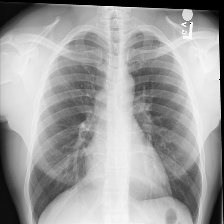
#> input picture data/Normal-1062.png, 224 x 224 px, given as the content of the folder Downloads/archive/TB_Chest_Radiography_Database/Tuberculosis, which was not available
$ python fix_tb.py
#> lines starting #> are read from the running program, lines starting #| are printed output that depends on the picture; pictures that were not available may be replaced by others from this repository, and a replacement may not be noted
### preprocessing.py
'''
Contains utility functions for preprocessing data
'''

import os
import math
import cv2
import tensorflow.compat.v1 as tf
import numpy as np

RESIZE_SHAPE = (224, 224)

# Create the average mask
avg_train_intensity = (0.531459229, 0.531459229, 0.531459229)

avg_mask = np.zeros((*RESIZE_SHAPE, 3))
black_mask = np.zeros((*RESIZE_SHAPE, 3))
for r in range(len(avg_mask)):
    for c in range(len(avg_mask[0])):
        # Hardcoded values for the corners.
        if r < 45 and (c < 45 or c > 178):
            avg_mask[r][c] = avg_train_intensity
            black_mask[r][c] = (0, 0, 0)
        else:
            black_mask[r][c] = (1, 1, 1)

'''
Detects if a row or column is padding.
If the row is comprised of the same value, from 0-5, or 250-255 then it is padding
'''
def is_padding(row):
    padding = False
    for i in range(6):
        if not np.count_nonzero(np.subtract(row,i)):
            padding = True
    for i in range(250, 256):
        if not np.count_nonzero(np.subtract(row,i)):
            padding = True
    return padding

# [74 lines left out: function preprocess_image_inference, not called in this run]


def preprocess_image(image_path, image_size=RESIZE_SHAPE):
    '''
    Processes the image according to how the data was cleaned. Skips
    the preprocessing steps done in the DSI.
    '''
#> called with image_path = '_only/Normal-1062.png', image_size = (224, 224)

    # Read in the image as color, then split and use only the B channel
    image_color = cv2.imread(image_path, 1)
#> image_color is the input picture: shape (224, 224, 3); min 0, max 255, mean 160.1
    b, g, r = cv2.split(image_color)
    height, width = b.shape
#> height = 224; width = 224
    image = b.copy()

    # Starting from the top, look at each row and mark those that are entirely black.
    # Stop once we reach a row with a non-black pixel. Repeat starting from the bottom.
    min_y = 0
    for row in image:
        if is_padding(row):
            min_y += 1
        else:
            break
#> this loop made 1 pass
#> after the loop, min_y = 0
    max_y = height - 1
#> max_y = 223
    for row_index in range(height - 1, 0, -1):
        if is_padding(image[row_index]):
            max_y -= 1
        else:
            break
#> after the loop, max_y = 223

    # Do the same for columns, left to right and right to left
    min_x = 0
#> min_x = 0
    # To iterate over columns, just iterate over the transpose of the image
    image_transposed = image.T
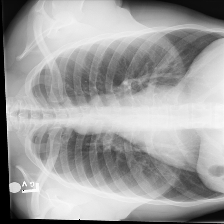
#> image_transposed: shape (224, 224); min 0, max 255, mean 160.1
    for col in image_transposed:
        if is_padding(col):
            min_x += 1
        else:
            break
#> after the loop, min_x = 0
    max_x = width - 1
#> max_x = 223
    for col_index in range(width - 1, 0, -1):
        if is_padding(image_transposed[col_index]):
            max_x -= 1
        else:
            break
#> after the loop, max_x = 223

    # Crop the image to these new boundaries
    image = image[min_y:max_y, min_x:max_x]
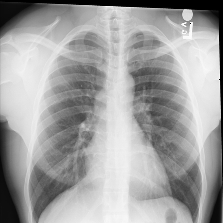
#> image: shape (223, 223); min 0, max 255, mean 160.7
    # Create a 3 channel image by repeating the blue
    image = cv2.merge([image, image, image])
#> image: shape (223, 223, 3)
    # Resize the image
    image = cv2.resize(image, image_size, interpolation = cv2.INTER_LANCZOS4)
#> image: shape (224, 224, 3)

    # Normalize image, by rescaling the intensities to [0-1]
    min_value = np.min(b)
#> min_value = 0
    max_value = np.max(b)
#> max_value = 255
    image = np.divide(np.subtract(image, min_value), max_value) * 255
    image = image.astype(np.uint8)

    return image

### fix_tb.py
import os, glob, cv2
from preprocessing import preprocess_image

datapath = r'C:\Users\Jonathan Liu\Downloads\archive\TB_Chest_Radiography_Database'
outputpath = 'data'

filenames = glob.glob(os.path.join(datapath, 'Tuberculosis', '*.png'))
print(f'Found {len(filenames)} TB images')

count = 0
for filename in filenames:
    image = preprocess_image(filename)
    # Rename from Tuberculosis-1.png to TB-1.png
    basename = os.path.basename(filename).replace('Tuberculosis-', 'TB-')
    savepath = os.path.join(outputpath, basename)
    cv2.imwrite(savepath, image)
    if count % 100 == 0:
        print(f'{len(filenames) - count} images remaining')
    count += 1

print('Done!')

$ run again, on data/Normal-1292.png
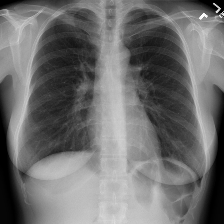
#> input picture data/Normal-1292.png, 224 x 224 px, given as the content of the folder Downloads/archive/TB_Chest_Radiography_Database/Tuberculosis, which was not available
#> in preprocess_image, image_color is the input picture: shape (224, 224, 3); min 0, max 255, mean 110.8
#> the loop in preprocess_image, `for row in image:` made 1 pass
#> after the loop in preprocess_image, `for row in image:`: min_y = 0
#> in preprocess_image, `max_y = height - 1`: max_y = 223
#> in preprocess_image, `image_transposed = image.T`:
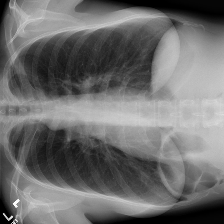
#> image_transposed: shape (224, 224); min 0, max 255, mean 110.8
#> the loop in preprocess_image, `for col in image_transposed:` made 1 pass
#> after the loop in preprocess_image, `for col in image_transposed:`: min_x = 0
#> in preprocess_image, `max_x = width - 1`: max_x = 223
#> min_value = 0
#> max_value = 255

$ run again, on data/Normal-1358.png
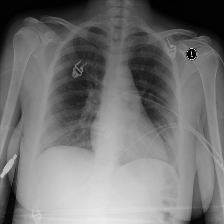
#> input picture data/Normal-1358.png, 224 x 224 px, given as the content of the folder Downloads/archive/TB_Chest_Radiography_Database/Tuberculosis, which was not available
#> in preprocess_image, image_color is the input picture: shape (224, 224, 3); min 0, max 238, mean 115.8
#> the loop in preprocess_image, `for row in image:` made 1 pass
#> after the loop in preprocess_image, `for row in image:`: min_y = 0
#> in preprocess_image, `max_y = height - 1`: max_y = 223
#> in preprocess_image, `image_transposed = image.T`:
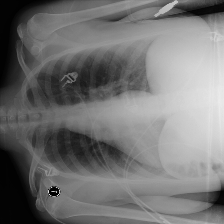
#> image_transposed: shape (224, 224); min 0, max 238, mean 115.8
#> the loop in preprocess_image, `for col in image_transposed:` made 1 pass
#> after the loop in preprocess_image, `for col in image_transposed:`: min_x = 0
#> in preprocess_image, `max_x = width - 1`: max_x = 223
#> min_value = 0
#> max_value = 238

$ run again, on data/Normal-1365.png
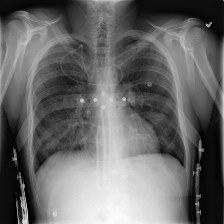
#> input picture data/Normal-1365.png, 224 x 224 px, given as the content of the folder Downloads/archive/TB_Chest_Radiography_Database/Tuberculosis, which was not available
#> in preprocess_image, image_color is the input picture: shape (224, 224, 3); min 0, max 253, mean 105.2
#> the loop in preprocess_image, `for row in image:` made 1 pass
#> after the loop in preprocess_image, `for row in image:`: min_y = 0
#> in preprocess_image, `max_y = height - 1`: max_y = 223
#> in preprocess_image, `image_transposed = image.T`:
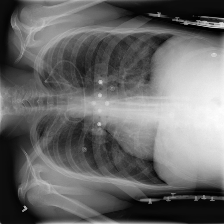
#> image_transposed: shape (224, 224); min 0, max 253, mean 105.2
#> the loop in preprocess_image, `for col in image_transposed:` made 1 pass
#> after the loop in preprocess_image, `for col in image_transposed:`: min_x = 0
#> in preprocess_image, `max_x = width - 1`: max_x = 223
#> in preprocess_image, `image = image[min_y:max_y, min_x:max_x]`:
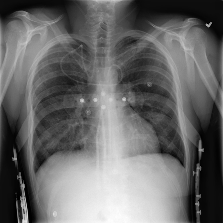
#> image: shape (223, 223); min 0, max 253, mean 104.9
#> min_value = 0
#> max_value = 253
